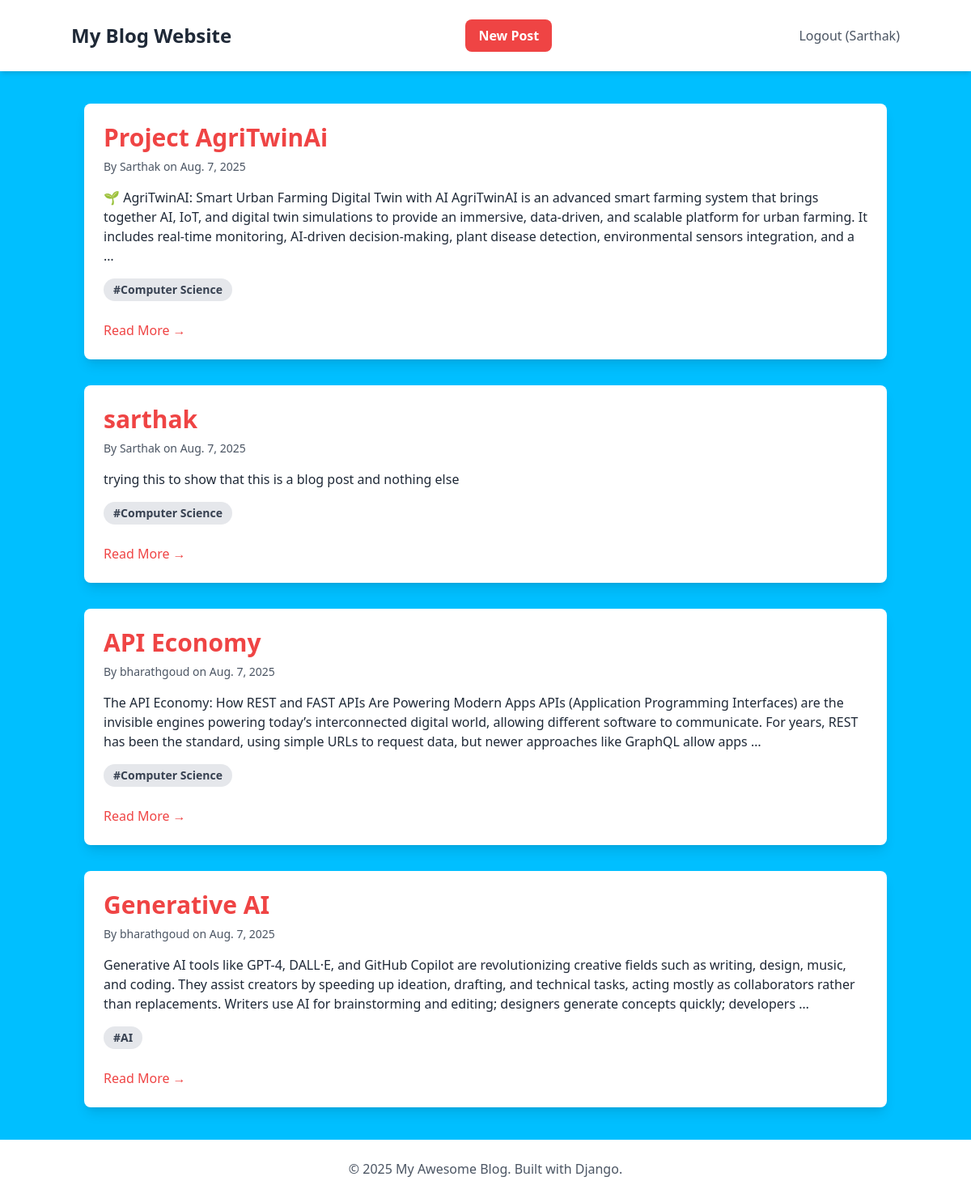
The page / (signed in) on the database its author committed.
### blog/models.py (models this page shows, shortened)
class Post(models.Model):
    title = models.CharField(max_length=255)
    content = models.TextField()
    author = models.ForeignKey(User, on_delete=models.CASCADE)
    created_on = models.DateTimeField(auto_now_add=True)
    last_modified = models.DateTimeField(auto_now=True)
    categories = models.ManyToManyField(Category, related_name='posts')

class Category(models.Model):
    name = models.CharField(max_length=100)

### blog/views.py (the view)
# urls.py: path('', views.post_list, name='post_list'),
def post_list(request):
    posts = Post.objects.all().order_by('-created_on')
    context = {'posts': posts}
    return render(request, 'blog/post_list.html', context)

### blog/templates/blog/post_list.html
{% extends "blog/base.html" %}
{% block content %}
<div class="space-y-8">
    {% for post in posts %}
    <div class="bg-white p-6 rounded-lg shadow-lg hover:shadow-xl transition-shadow duration-300">
        <h2 class="text-3xl font-bold mb-2">
            <a href="{% url 'post_detail' post.pk %}" class="text-red-500 hover:text-blue-800">{{ post.title }}</a>
        </h2>
        <p class="text-gray-600 text-sm mb-4">
            By {{ post.author.username }} on {{ post.created_on.date }}
        </p>
        <div class="text-gray-800 mb-4">
            {{ post.content|truncatewords:50|linebreaks }}
        </div>
        <div>
            {% for category in post.categories.all %}
                <a href="{% url 'posts_by_category' category.name %}" class="inline-block bg-gray-200 rounded-full px-3 py-1 text-sm font-semibold text-gray-700 mr-2 mb-2 hover:bg-gray-300">#{{ category.name }}</a>
            {% endfor %}
        </div>
        <a href="{% url 'post_detail' post.pk %}" class="text-red-500 hover:underline mt-4 inline-block">Read More &rarr;</a>
    </div>
    {% endfor %}
</div>
{% endblock content %}

### blog/templates/blog/base.html (shortened to what this page needs)
<!DOCTYPE html>
<html lang="en">
<head>
    <script src="https://cdn.tailwindcss.com"></script>
</head>
<body style="background-color: deepskyblue" class="bg-gray-100 font-sans leading-normal tracking-normal">
    <nav class="bg-white p-6 shadow-md">
        <div class="container mx-auto flex justify-between items-center">
            <a href="{% url 'post_list' %}" class="text-2xl font-bold text-gray-800">My Blog Website</a>
                    <a href="{% url 'post_create' %}" class="bg-red-500 text-white font-bold py-2 px-4 rounded-lg hover:bg-blue-700 transition-colors mr-4">New Post</a>
            <div>
                {% if user.is_authenticated %}
                    <a href="{% url 'logout' %}" class="text-gray-600 hover:text-gray-800">Logout ({{ user.username }})</a>
                {% else %}
                    <a href="{% url 'login' %}" class="text-gray-600 hover:text-gray-800">Login</a>
                {% endif %}
            </div>
        </div>
    </nav>
    <div class="container mx-auto mt-10 px-4">
        {% block content %}
        {% endblock content %}
    </div>
    <footer class="bg-white p-6 mt-10 shadow-md">
        <div class="container mx-auto text-center text-gray-600">
            <p>&copy; 2025 My Awesome Blog. Built with Django.</p>
        </div>
    </footer>
</body>
</html>

### rows shown on the page
Post: title "Project AgriTwinAi", author.username "Sarthak", created_on "Aug. 7, 2025", content "🌱 AgriTwinAI: Smart Urban Farming Digital Twin with AI AgriTwinAI is an advanced smart farming system that brings together AI, IoT, and digital twin simulations to provide an immersive, data-driven, and scalable platform for urban farming. It includes real-time monitoring, AI-driven decision-making, plant disease detection, environmental sensors integration, and a …"
Category: name "Computer Science"
Post: title "sarthak", author.username "Sarthak", created_on "Aug. 7, 2025", content "trying this to show that this is a blog post and nothing else"
Post: title "API Economy", author.username "bharathgoud", created_on "Aug. 7, 2025", content "The API Economy: How REST and FAST APIs Are Powering Modern Apps APIs (Application Programming Interfaces) are the invisible engines powering today’s interconnected digital world, allowing different software to communicate. For years, REST has been the standard, using simple URLs to request data, but newer approaches like GraphQL allow apps …"
Post: title "Generative AI", author.username "bharathgoud", created_on "Aug. 7, 2025", content "Generative AI tools like GPT-4, DALL·E, and GitHub Copilot are revolutionizing creative fields such as writing, design, music, and coding. They assist creators by speeding up ideation, drafting, and technical tasks, acting mostly as collaborators rather than replacements. Writers use AI for brainstorming and editing; designers generate concepts quickly; developers …"
Category: name "AI"

### other values the page prints
{{ user.username }} "Sarthak"
